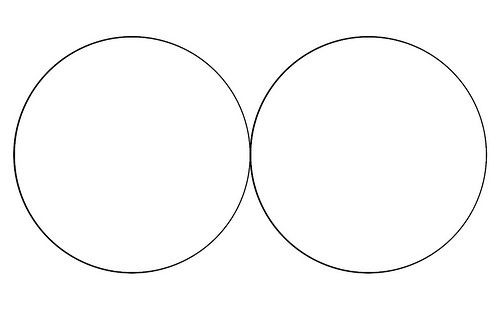
#> input picture data/circles.jpg, 500 x 323 px
$ jupyter execute Circle_Detection.ipynb   (shell and % lines are left out)
#> lines starting #> are read from the running program, lines starting #| are printed output that depends on the picture; after the words box and inside, x2 and y2 are one past the last pixel; in counts of white or black regions, pixels touching at a corner belong together
Hough Circle Transform

A circle is represented mathematically as (x-x_center)^2 + (y - y_center)^2 = r^2 where (x_center,y_center) is the center of the circle, and r is the radius of the circle. From equation, we can see we have 3 parameters, so we need a 3D accumulator for hough transform, which would be highly ineffective. So OpenCV uses more trickier method, Hough Gradient Method which uses the gradient information of edges.

The function we use here is cv2.HoughCircles(). It has plenty of arguments which are well explained in the documentation. So we directly go to the code.

[cell 1]
import cv2
import numpy as np
import cv2.cv as cv
import matplotlib.pyplot as plt

[cell 2]
#read image in grayscale mode,because medianBlur not working with RGB images
image = cv2.imread('data/circles.jpg',1)
#> image is the input picture: shape (323, 500, 3); mean B, G, R 251.6, 251.6, 251.6
image_8bit = cv2.imread('data/circles.jpg',0) #Hough transform processing wants 8-bit image
#> image_8bit: shape (323, 500); min 0, max 255, mean 251.6

[cell 3]
plt.imshow(image_8bit)

[cell 4]
circles = cv2.HoughCircles(image_8bit,cv.CV_HOUGH_GRADIENT,1,20,param1=50,param2=30,minRadius=0,maxRadius=0)
#> circles = [[368.5, 155.5, 118], [132.5, 154.5, 118.4], [380.5, 139.5, 136.1], [145.5, 138.5, 137.6], [117.5, 168.5, 136.7], [115.5, 140.5, 137.5], [349.5, 170.5, 141.1], [385.5, 173.5, 142.6], [356.5, 137.5, 99.4], [145.5, 170.5, 98], [134.5, 199.5, 74]]

circles = np.uint16(np.around(circles))
#> circles = [[368, 156, 118], [132, 154, 118], [380, 140, 136], [146, 138, 138], [118, 168, 137], [116, 140, 138], [350, 170, 141], [386, 174, 143], [356, 138, 99], [146, 170, 98], [134, 200, 74]]
for i in circles[0,:]:
    # draw the outer circle
    cv2.circle(image,(i[0],i[1]),i[2],(0,255,0),2)
    # draw the center of the circle
    cv2.circle(image,(i[0],i[1]),2,(0,0,255),3)
#> this loop made 11 passes
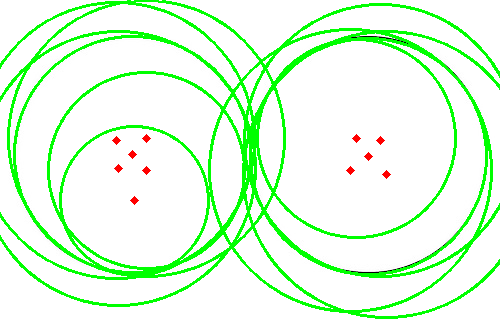
#> image: shape (323, 500, 3); 12.54% of pixels changed, all inside (x1, y1, x2, y2) = (0, 0, 500, 319)

# cv2.startWindowThread()
# cv2.imshow('detected circles',image)
plt.imshow(image)
